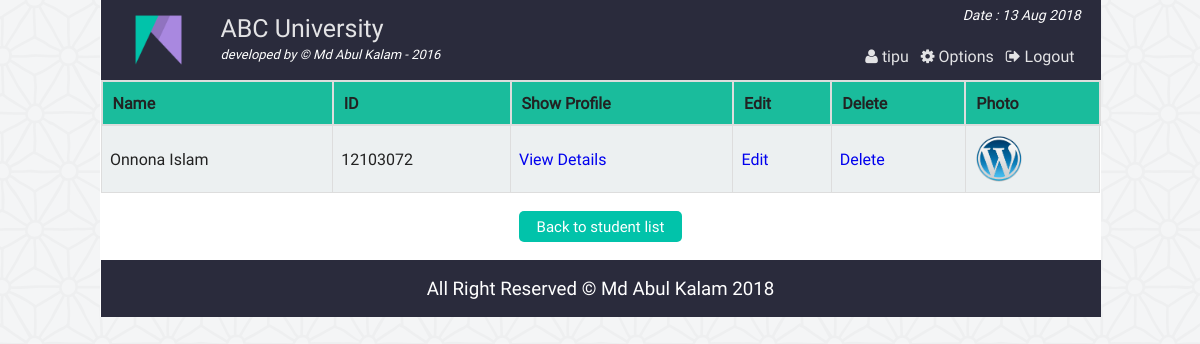
/admin_search_student.php?src_student=12103072 (signed in), run on the app's committed database.
### tables this page shows
CREATE TABLE IF NOT EXISTS `st_info` (
  `st_id` int(11) NOT NULL,
  `name` varchar(100) NOT NULL,
  `password` varchar(32) NOT NULL,
  `email` varchar(50) NOT NULL,
  `bday` date NOT NULL,
  `program` varchar(10) NOT NULL,
  `contact` varchar(20) NOT NULL,
  `gender` varchar(10) NOT NULL,
  `address` varchar(255) NOT NULL,
  `img` varchar(255) DEFAULT NULL,
  PRIMARY KEY (`st_id`)
);

### php/functions.php (called while the page is built, shortened)
<?php
class login_registration_class{
	public function search($query){
		global $conn;
		$result = $conn->query("SELECT * FROM st_info WHERE (st_id LIKE '%".$query."%'
							OR name LIKE '%".$query."%'
								OR contact LIKE '%".$query."%'
									OR email LIKE '%".$query."%') order by st_id");
		return $result;
	}
};
?>

### admin_search_student.php (the view, shortened to what this page needs)
<?php
	require "php/config.php";
	require_once "php/functions.php";
	$user = new login_registration_class();
?>
<?php
include "php/headertop_admin.php";
?>
	<div class="search_result">
		<table class="tab_one">
			<?php
				$key = $_GET['src_student'];
				$min_length = 1;
				if(strlen($key) >= $min_length){
					$key = htmlspecialchars($key);
					$src_result = $user->search($key);
					$count = $src_result->num_rows;
					if($count>0){
			?>
			<tr>
				<th>Name</th>
				<th>ID</th>
				<th>Show Profile</th>
				<th>Edit</th>
				<th>Delete</th>
				<th>Photo</th>
			</tr>
			<?php
					while($rows = $src_result->fetch_assoc()){
			?>
			<tr>
				<td><?php echo $rows['name'];?></td>
				<td><?php echo $rows['st_id'];?></td>
				<td><a href="admin_single_student.php?id=<?php echo $rows['st_id'];?>">View Details</a></td>
				<td><a href="admin_single_student_update.php?id=<?php echo $rows['st_id'];?>">Edit</a></td>
				<td><a href="admin_delete_student.php?id=<?php echo $rows['st_id'];?>">Delete</a></td>
				<td><img src="img/student/<?php echo $rows['img'];?>" width="50px" height="50px" title="<?php echo $rows['name'];?>" /></td>
			</tr>
			<?php } ?>
			</table>
		<?php
		}else{
				echo "<h2 style='font-size:45px;text-align:center;color:#ddd;'>Opps....No result found !</h2>";
			}
		}else{
			  echo "<h2 style='font-size:45px;text-align:center;color:#ddd;'>Opps....No result found !</h2>";
		}
		?>
		<div class="back fix">
			<p style="text-align:center"><a href="admin_all_student.php"><button class="editbtn">Back to student list</button></a></p>
		</div>
	</div>
<?php include "php/footerbottom.php";?>

### css/main.css (style rules this page uses)
html { color: #222; font-size: 1em; line-height: 1.4; }
audio, canvas, iframe, img, svg, video { vertical-align: middle; }
a { text-decoration:none; }
.fix { overflow:hidden; }
body { font-family:roboto !important; background:url(../img/ptrn.png) repeat fixed; }
.st_reg th, td { padding: 8px; }
table.tab_one { width:100%; }
table.tab_one th { background:#1abc9c; padding:10px; font-weight:bold; text-align:left; }
table.tab_one td { border:1px solid #ddd; padding:8px; }
table.tab_one td a { text-decoration:none; }
table.tab_one tr:nth-child(odd) { background:#ddd; }
table.tab_one tr:nth-child(even) { background:#ecf0f1; }
.editbtn { background-color: #01C3AA; border: none; border-radius:5px; color: white; padding: 5px 18px; text-align: center; text-decoration: none; display: inline-block; font-size: 15px; margin: 2px 1px; cursor: pointer; }
table.att_tab tr,td,th { border:2px solid #ddd; border-collapse:collapse; padding:8px; }

### data on the page
st_info: name "Onnona Islam", st_id "12103072", img (picture)

### other printed values
$admin_name "tipu"
